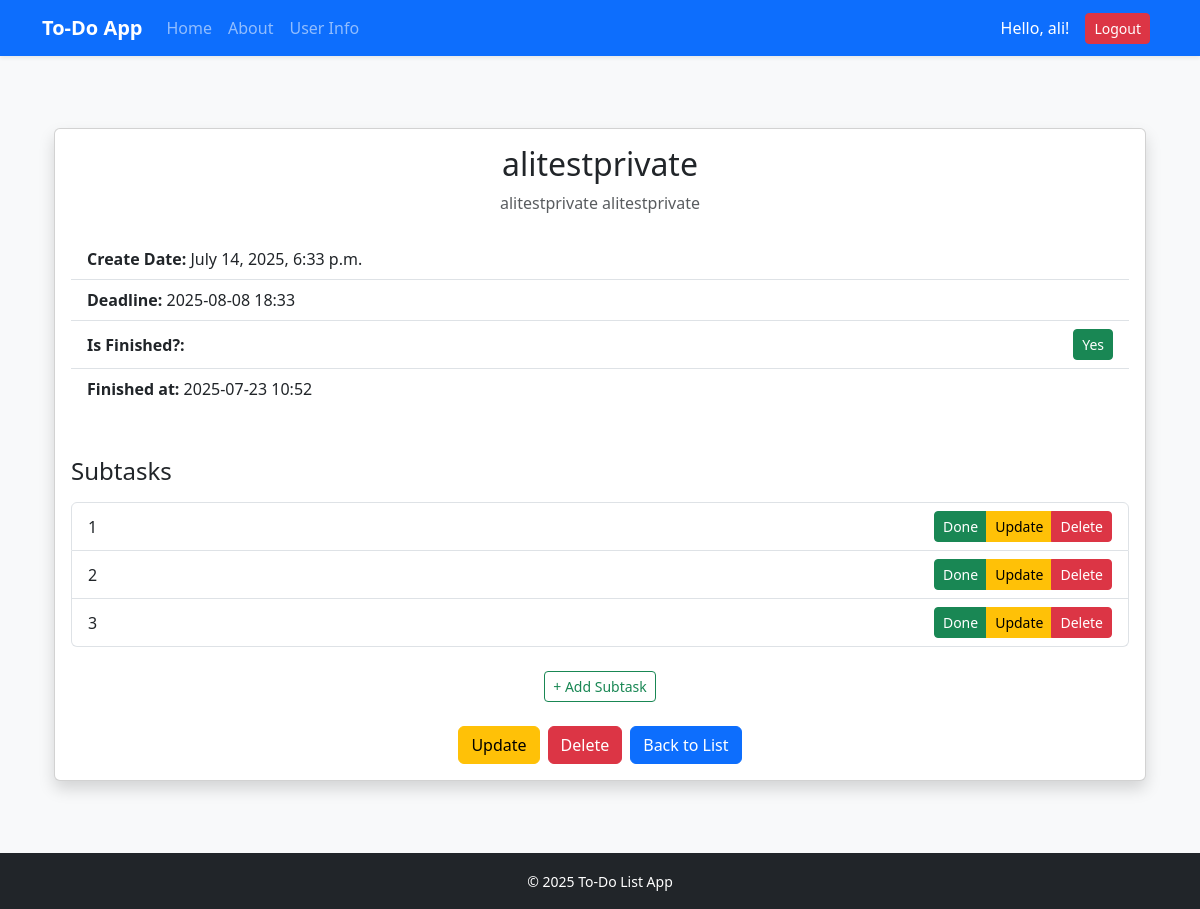
Page /description/80/ (signed in) on the committed database.
### todo_app/models.py (models this page shows, shortened)
class Todos(models.Model):
    title = models.CharField(max_length=100, blank=True)
    description = models.TextField(max_length=1000, blank=True)
    finished = models.BooleanField(default=False)
    date_created = models.DateTimeField(default=now, blank=True)
    finished_date = models.DateTimeField(null=True, blank=True)
    deadline = models.DateTimeField(null=True, blank=True)
    is_private = models.BooleanField(default=True)
    daily_list = models.ForeignKey('DailyTodoList', on_delete=models.CASCADE, related_name='todos', null=True, blank=True)
    user = models.ForeignKey(User, on_delete=models.CASCADE)
    class Meta:
        verbose_name = "Todo"
        verbose_name_plural = "Todos"

class TodoItem(models.Model):
    todo = models.ForeignKey(Todos, related_name="items", on_delete=models.CASCADE)
    text = models.CharField(max_length=255)
    done = models.BooleanField(default=False)
    class Meta:
        verbose_name = "Todo item"
        verbose_name_plural = "Todo items"

### todo_app/views.py (the view)
# urls.py: path('description/<int:id>/', views.description, name='description'),
@login_required
def description(request, id):
    todo = get_object_or_404(Todos, id=id)
    if not request.user.is_superuser and todo.daily_list and todo.daily_list.user != request.user:
        return redirect("index")
    return render(request, 'todo_app/description.html', {
        'todo': todo,
        'todo_items': todo.items.all(),
        'daily_list_id': todo.daily_list.id if todo.daily_list else None,
    })

### todo_app/templates/todo_app/description.html (shortened to what this page needs)
{% extends "todo_app/base.html" %}
{% block content %}
<div class="container my-5">
  <div class="card shadow">
    <div class="card-body">
      <h2 class="text-center">{{ todo.title }}</h2>
      {% if todo.description %}
        <p class="text-muted text-center">{{ todo.description }}</p>
      {% endif %}
      <ul class="list-group list-group-flush mt-4">
        <li class="list-group-item"><strong>Create Date:</strong> {{ todo.date_created }}</li>
        <li class="list-group-item"><strong>Deadline:</strong> {{ todo.deadline|date:"Y-m-d H:i" }}</li>
        <li class="list-group-item d-flex justify-content-between align-items-center">
          <span><strong>Is Finished?:</strong></span>
          {% if todo.finished %}
            <a class="btn btn-success btn-sm" href="{% url 'yes_finish' todo.id %}">Yes</a>
          {% else %}
            <a class="btn btn-outline-danger btn-sm" href="{% url 'no_finish' todo.id %}">No</a>
          {% endif %}
        </li>
        <li class="list-group-item">
          <strong>Finished at:</strong>
          {% if todo.finished_date %}
            {{ todo.finished_date|date:"Y-m-d H:i" }}
          {% else %}
            <span class="text-muted">Not finished yet</span>
          {% endif %}
        </li>
      </ul>
      <h4 class="mt-5">Subtasks</h4>
      <ul class="list-group mt-3" id="subtask-list">
        {% for item in todo_items %}
          <li class="list-group-item d-flex justify-content-between align-items-center" data-id="{{ item.id }}">
            <span>{{ item.text }}</span>
            <div class="btn-group">
              <button type="button" class="btn btn-sm toggle-subtask-btn {% if item.done %}btn-success{% else %}btn-outline-secondary{% endif %}" data-id="{{ item.id }}">
                {% if item.done %}Done{% else %}Not Done{% endif %}
              </button>
              <a href="{% url 'update_subtask' item.id %}" class="btn btn-warning btn-sm">Update</a>
              <button type="button" class="btn btn-danger btn-sm delete-subtask-btn" data-id="{{ item.id }}">Delete</button>
            </div>
          </li>
        {% empty %}
          <p class="text-muted mt-3">No subtasks found for this task.</p>
        {% endfor %}
      </ul>
      <div class="text-center mt-4">
        <button class="btn btn-outline-success btn-sm" id="show-form-btn">+ Add Subtask</button>
       </div>
      <div class="text-center mt-4">
        <div class="d-flex justify-content-center flex-wrap gap-2">
          <a class="btn btn-warning" href="{% url 'update' todo.id %}">Update</a>
          <form method="POST" action="{% url 'delete' todo.id %}">
            <button type="submit" class="btn btn-danger">Delete</button>
          </form>
          <a class="btn btn-primary" href="{% url 'category_view' todo.daily_list.category.id %}">Back to List</a>
        </div>
      </div>
    </div>
  </div>
</div>
{% endblock content %}

### todo_app/templates/todo_app/base.html (shortened to what this page needs)
<!doctype html>
<html lang="en">
  <head>
    {% load static %}
    <link href="https://cdn.jsdelivr.net/npm/bootstrap@5.3.7/dist/css/bootstrap.min.css" rel="stylesheet">
  </head>
  <body class="d-flex flex-column min-vh-100 text-dark">
    <nav class="navbar navbar-expand-lg navbar-dark bg-primary shadow-sm">
      <div class="container">
        <a class="navbar-brand fw-bold" href="{% url 'index' %}">To-Do App</a>
        <div class="collapse navbar-collapse" id="navbarNav">
          <ul class="navbar-nav me-auto mb-2 mb-lg-0">
            <li class="nav-item">
              <a class="nav-link{% if request.resolver_match.url_name == 'index' %} active{% endif %}" href="{% url 'index' %}">Home</a>
            </li>
            <li class="nav-item">
              <a class="nav-link{% if request.resolver_match.url_name == 'about' %} active{% endif %}" href="{% url 'about' %}">About</a>
            </li>
            <li class="nav-item">
              <a class="nav-link{% if request.resolver_match.url_name == 'user_info' %} active{% endif %}" href="{% url 'user_info' %}">User Info</a>
            </li>
          </ul>
          <div class="d-flex align-items-center">
            {% if user.is_authenticated %}
              <span class="me-3 text-white">Hello, {{ user.username }}!</span>
              <form method="POST" action="{% url 'logout' %}">
                <button class="btn btn-danger btn-sm me-2" type="submit">Logout</button>
              </form>
            {% else %}
              <a class="btn btn-outline-light btn-sm me-2" href="{% url 'login' %}">Login</a>
              <a class="btn btn-warning btn-sm" href="{% url 'register' %}">Register</a>
            {% endif %}
          </div>
        </div>
      </div>
    </nav>
    <main class="container py-4 flex-grow-1">
      {% block content %}
      {% endblock content %}
    </main>
    <footer class="bg-dark text-white text-center py-3 mt-auto">
      <small>&copy; {% now "Y" %} To-Do List App</small>
    </footer>
  </body>
</html>

### todo_app/templates/todo_app/base.html (style rules this page uses)
body { background-color: #f8f9fa; }

### rows in the picture
Todos: title "alitestprivate", description "alitestprivate alitestprivate", date_created "July 14, 2025, 6:33 p.m.", deadline "2025-08-08 18:33", finished_date "2025-07-23 10:52"
TodoItem: text "1", done "Done"
TodoItem: text "2", done "Done"
TodoItem: text "3", done "Done"

### other values in the picture
{{ user.username }} "ali"
